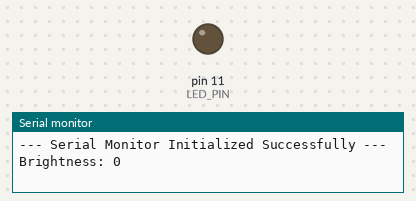
Recording of a sketch running on a simulated Arduino Uno, built with avr-gcc and run on an emulated ATmega328P. On the bench: output pins drawn as LEDs (lit = HIGH), the last lines printed to the serial monitor.

Above: at 3.05 s.
At 4.2 s:
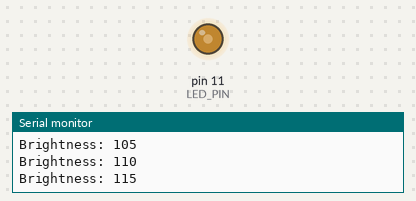
At 5.35 s:
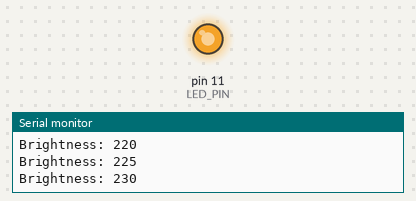
At 7.65 s:
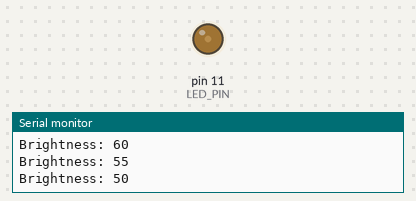
Timing chart, 0 to 9.7 s (numbered marks = the images above):
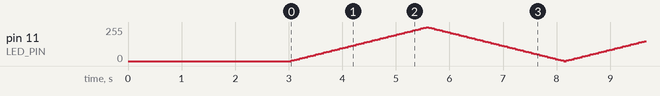

The sketch:

10-Analog-Voltage-LED.ino
```cpp
// (licence header left out)
const int LED_PIN = 11;
const int FADE_DELAY = 50;
const int BOOT_DELAY = 3000;

int brightness = 0;
int fadeAmount = 5;

const char* MSG = "Brightness: ";
const char* MSG_START = "--- Serial Monitor Initialized Successfully ---";

void setup() {
  Serial.begin(115200);
  pinMode(LED_PIN, OUTPUT);

  while (!Serial){
    ; // Wait
  }

  // Visual header for the console
  delay(BOOT_DELAY);
  Serial.println();
  Serial.println(MSG_START);
}

void loop() {
  // 1. Monitor & Apply (Synchronized)
  Serial.print(MSG);
  Serial.println(brightness);
  analogWrite(LED_PIN, brightness);

  // 2. Logic (Asciutta)
  brightness += fadeAmount;

  if (brightness <= 0 || brightness >= 255) {
    fadeAmount = -fadeAmount;
  }

  delay(FADE_DELAY);
}
```
